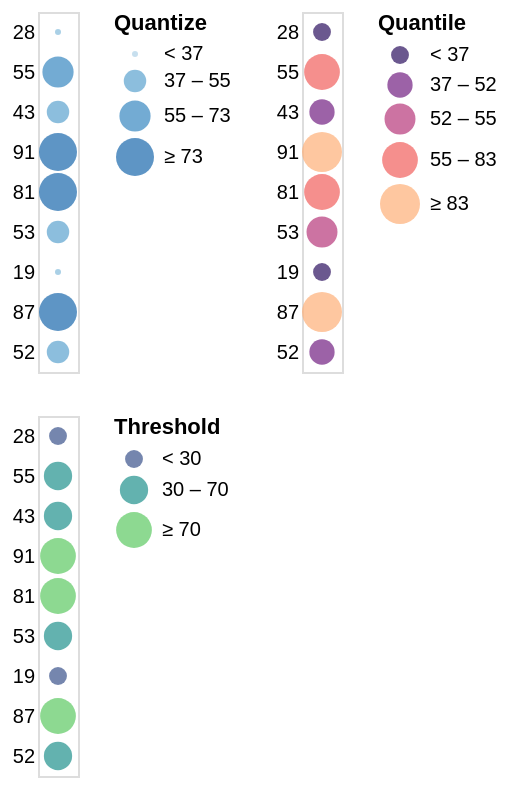

Vega-Lite specification stored for this chart:
### Vega specification from a JSON file in a GitHub repository (floating-point values rounded to 4 significant figures)
{"$schema": "https://vega.github.io/schema/vega/v5.json", "description": "Horizontally concatenated charts that show different types of discretizing scales.", "background": "white", "padding": 5, "data": [{"name": "source_0", "values": [{"a": "A", "b": 28}, {"a": "B", "b": 55}, {"a": "C", "b": 43}, {"a": "D", "b": 91}, {"a": "E", "b": 81}, {"a": "F", "b": 53}, {"a": "G", "b": 19}, {"a": "H", "b": 87}, {"a": "I", "b": 52}]}, {"name": "data_1", "source": "source_0", "transform": [{"type": "filter", "expr": "isValid(datum[\"b\"]) && isFinite(+datum[\"b\"])"}]}, {"name": "data_2", "source": "source_0", "transform": [{"type": "filter", "expr": "isValid(datum[\"b\"]) && isFinite(+datum[\"b\"])"}]}, {"name": "data_3", "source": "source_0", "transform": [{"type": "filter", "expr": "isValid(datum[\"b\"]) && isFinite(+datum[\"b\"])"}]}], "signals": [{"name": "childWidth", "value": 20}, {"name": "concat_0_y_step", "value": 20}, {"name": "concat_0_height", "update": "bandspace(domain('concat_0_y').length, 1, 0.5) * concat_0_y_step"}, {"name": "concat_1_y_step", "value": 20}, {"name": "concat_1_height", "update": "bandspace(domain('concat_1_y').length, 1, 0.5) * concat_1_y_step"}, {"name": "concat_2_y_step", "value": 20}, {"name": "concat_2_height", "update": "bandspace(domain('concat_2_y').length, 1, 0.5) * concat_2_y_step"}], "layout": {"padding": 20, "columns": 2, "bounds": "full", "align": "each"}, "marks": [{"type": "group", "name": "concat_0_group", "style": "cell", "encode": {"update": {"width": {"signal": "childWidth"}, "height": {"signal": "concat_0_height"}}}, "signals": [{"name": "width", "update": "childWidth"}], "marks": [{"name": "concat_0_marks", "type": "symbol", "style": ["circle"], "from": {"data": "data_1"}, "encode": {"update": {"opacity": {"value": 0.7}, "fill": {"scale": "concat_0_color", "field": "b"}, "ariaRoleDescription": {"value": "circle"}, "description": {"signal": "\"b: \" + (isValid(datum[\"b\"]) ? datum[\"b\"] : \"\"+datum[\"b\"]) + \"; Quantize: \" + (format(datum[\"b\"], \"\"))"}, "x": {"signal": "childWidth", "mult": 0.5}, "y": {"scale": "concat_0_y", "field": "b"}, "size": {"scale": "concat_0_size", "field": "b"}, "shape": {"value": "circle"}}}}], "axes": [{"scale": "concat_0_y", "orient": "left", "grid": false, "domain": false, "ticks": false, "zindex": 0}], "legends": [{"title": "Quantize", "fill": "concat_0_color", "symbolType": "circle", "encode": {"symbols": {"update": {"opacity": {"value": 0.7}}}}, "size": "concat_0_size"}]}, {"type": "group", "name": "concat_1_group", "style": "cell", "encode": {"update": {"width": {"signal": "childWidth"}, "height": {"signal": "concat_1_height"}}}, "signals": [{"name": "width", "update": "childWidth"}], "marks": [{"name": "concat_1_marks", "type": "symbol", "style": ["circle"], "from": {"data": "data_2"}, "encode": {"update": {"opacity": {"value": 0.7}, "fill": {"scale": "concat_1_color", "field": "b"}, "ariaRoleDescription": {"value": "circle"}, "description": {"signal": "\"b: \" + (isValid(datum[\"b\"]) ? datum[\"b\"] : \"\"+datum[\"b\"]) + \"; Quantile: \" + (format(datum[\"b\"], \"d\"))"}, "x": {"signal": "childWidth", "mult": 0.5}, "y": {"scale": "concat_1_y", "field": "b"}, "size": {"scale": "concat_1_size", "field": "b"}, "shape": {"value": "circle"}}}}], "axes": [{"scale": "concat_1_y", "orient": "left", "grid": false, "domain": false, "ticks": false, "zindex": 0}], "legends": [{"format": "d", "title": "Quantile", "fill": "concat_1_color", "labelOverlap": "greedy", "symbolType": "circle", "encode": {"symbols": {"update": {"opacity": {"value": 0.7}}}}, "size": "concat_1_size"}]}, {"type": "group", "name": "concat_2_group", "style": "cell", "encode": {"update": {"width": {"signal": "childWidth"}, "height": {"signal": "concat_2_height"}}}, "signals": [{"name": "width", "update": "childWidth"}], "marks": [{"name": "concat_2_marks", "type": "symbol", "style": ["circle"], "from": {"data": "data_3"}, "encode": {"update": {"opacity": {"value": 0.7}, "fill": {"scale": "concat_2_color", "field": "b"}, "ariaRoleDescription": {"value": "circle"}, "description": {"signal": "\"b: \" + (isValid(datum[\"b\"]) ? datum[\"b\"] : \"\"+datum[\"b\"]) + \"; Threshold: \" + (format(datum[\"b\"], \"\"))"}, "x": {"signal": "childWidth", "mult": 0.5}, "y": {"scale": "concat_2_y", "field": "b"}, "size": {"scale": "concat_2_size", "field": "b"}, "shape": {"value": "circle"}}}}], "axes": [{"scale": "concat_2_y", "orient": "left", "grid": false, "domain": false, "ticks": false, "zindex": 0}], "legends": [{"title": "Threshold", "fill": "concat_2_color", "labelOverlap": "greedy", "symbolType": "circle", "encode": {"symbols": {"update": {"opacity": {"value": 0.7}}}}, "size": "concat_2_size"}]}], "scales": [{"name": "concat_0_y", "type": "point", "domain": {"data": "data_1", "field": "b"}, "range": {"step": {"signal": "concat_0_y_step"}}, "padding": 0.5}, {"name": "concat_0_color", "type": "quantize", "domain": {"data": "data_1", "field": "b"}, "range": "ramp", "zero": true, "interpolate": "hcl"}, {"name": "concat_0_size", "type": "quantize", "domain": {"data": "data_1", "field": "b"}, "range": {"signal": "sequence(9, 361 + (361 - 9) / (4 - 1), (361 - 9) / (4 - 1))"}, "zero": false}, {"name": "concat_1_y", "type": "point", "domain": {"data": "data_2", "field": "b"}, "range": {"step": {"signal": "concat_1_y_step"}}, "padding": 0.5}, {"name": "concat_1_color", "type": "quantile", "domain": {"data": "data_2", "field": "b"}, "range": {"scheme": "magma"}, "interpolate": "hcl"}, {"name": "concat_1_size", "type": "quantile", "domain": {"data": "data_2", "field": "b"}, "range": [80, 160, 240, 320, 400]}, {"name": "concat_2_y", "type": "point", "domain": {"data": "data_3", "field": "b"}, "range": {"step": {"signal": "concat_2_y_step"}}, "padding": 0.5}, {"name": "concat_2_color", "type": "threshold", "domain": [30, 70], "range": {"scheme": "viridis"}, "interpolate": "hcl"}, {"name": "concat_2_size", "type": "threshold", "domain": [30, 70], "range": [80, 200, 320]}]}
